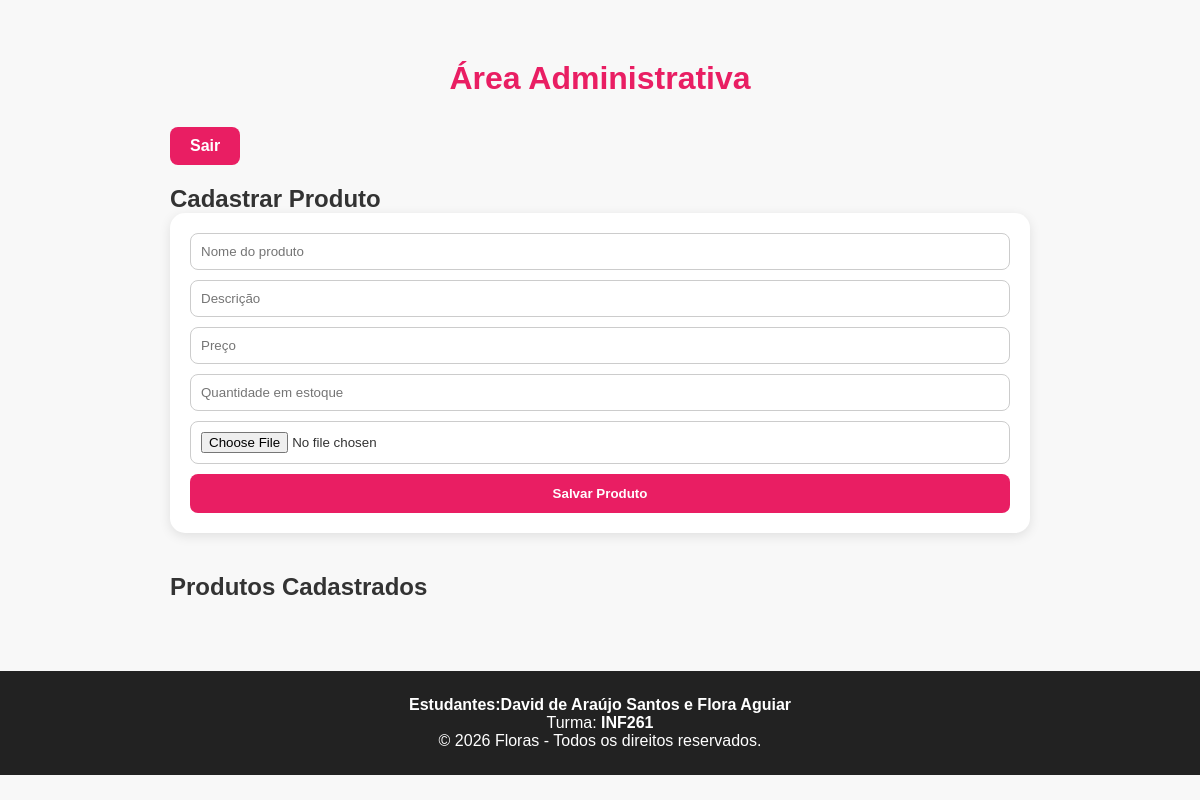
The app's page /admin.php (signed in), older data.
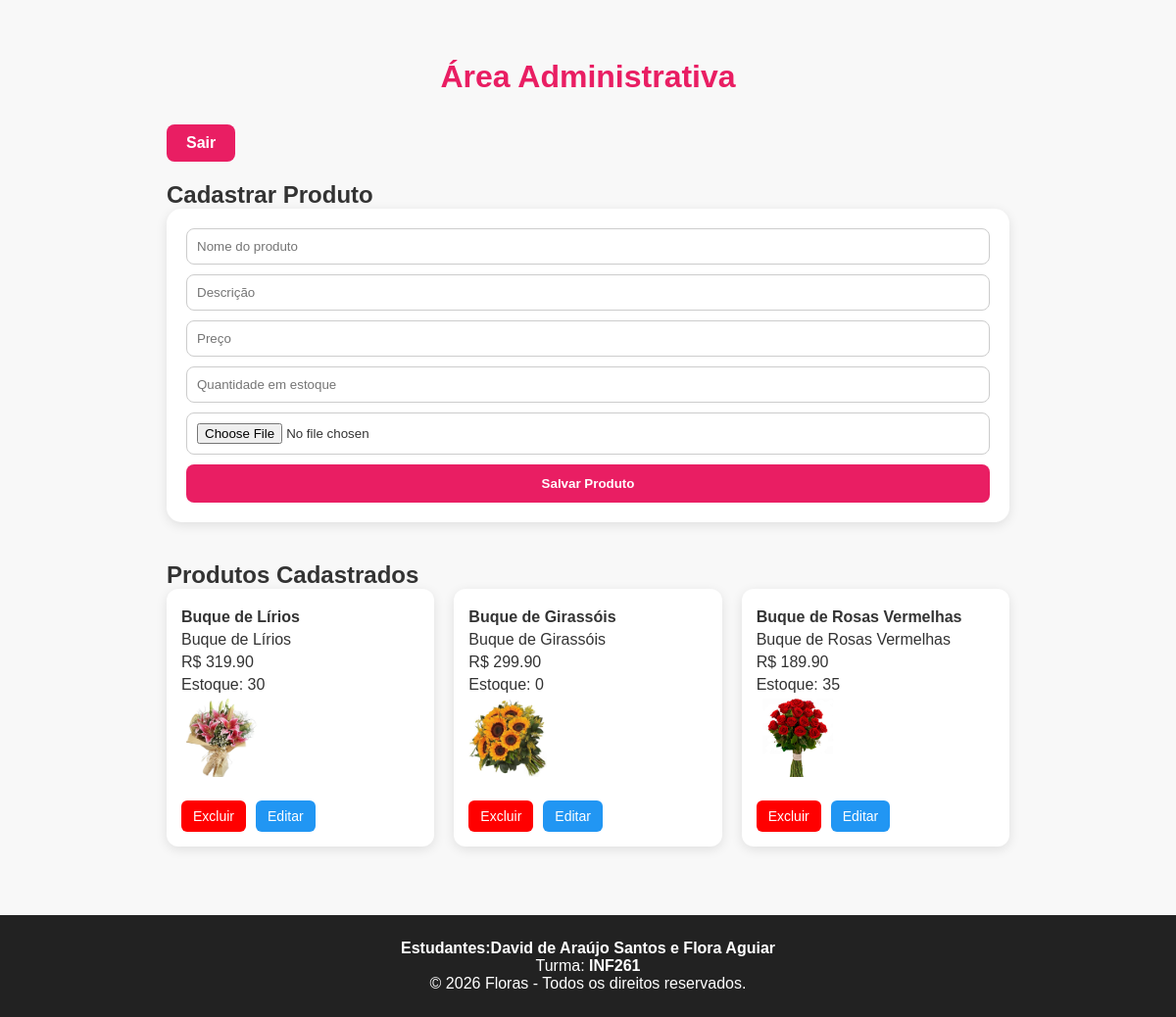
The same page, newer data.
### tables this page shows
CREATE TABLE `produtos` (
  `id` int(11) NOT NULL,
  `nome` varchar(100) DEFAULT NULL,
  `descricao` varchar(255) DEFAULT NULL,
  `preco` decimal(10,2) DEFAULT NULL,
  `imagem` varchar(255) DEFAULT NULL,
  `quantidade` int(11) NOT NULL DEFAULT 0
);

### admin.php (the view, shortened to what this page needs)
<?php
include("conexao.php");
$sql = "SELECT * FROM produtos";
$resultado = mysqli_query($conexao, $sql);
?>
<!DOCTYPE html>
<html lang="pt-BR">
<head>
    <link rel="stylesheet" href="css/style.css">
</head>
<body>
    <div class="admin-container">
        <h1 class="admin-title">Área Administrativa</h1>
        <a href="logout.php" class="btn-sair-admin">Sair</a>
        <h2>Cadastrar Produto</h2>
        <form class="admin-form" action="salvar_produto.php" method="POST" enctype="multipart/form-data">
            <input type="text" name="nome" placeholder="Nome do produto" required>
            <input type="text" name="descricao" placeholder="Descrição" required>
            <input type="number" step="0.01" name="preco" placeholder="Preço" required>
            <input type="number" name="quantidade" placeholder="Quantidade em estoque" min="0" required>
            <input type="file" name="imagem" accept="image/*" required>
            <button type="submit">Salvar Produto</button>
        </form>
        <h2>Produtos Cadastrados</h2>
        <div class="admin-lista">
            <?php while ($produto = mysqli_fetch_assoc($resultado)) { ?>
                <div class="admin-card">
                    <p><strong><?php echo $produto['nome']; ?></strong></p>
                    <p><?php echo $produto['descricao']; ?></p>
                    <p>R$ <?php echo $produto['preco']; ?></p>
                    <p>Estoque: <?php echo $produto['quantidade']; ?></p>
                    <img src="uploads/<?php echo $produto['imagem']; ?>" width="80">
                    <div class="admin-actions">
                        <a class="btn-excluir" href="excluir_produto.php?id=<?php echo $produto['id']; ?>">
                            Excluir
                        </a>
                        <a class="btn-editar" href="editar_produto.php?id=<?php echo $produto['id']; ?>">
                            Editar
                        </a>
                    </div>
                </div>
            <?php } ?>
        </div>
    </div>
    <footer>
        <p><b>Estudantes:David de Araújo Santos e Flora Aguiar</b></p>
        <p>Turma: <b> INF261</b></p>
        <p>&copy; 2026 Floras - Todos os direitos reservados.</p>
    </footer>
</body>
</html>

### css/style.css (style rules this page uses)
* { margin: 0; padding: 0; box-sizing: border-box; }
body { font-family: Arial, Helvetica, sans-serif; background-color: #f8f8f8; color: #333; }
a { text-decoration: none; }
html { scroll-behavior: smooth; }
footer { background-color: #222; color: white; text-align: center; padding: 25px; margin-top: 50px; }
.admin-container { max-width: 900px; margin: 40px auto; padding: 20px; }
.admin-title { text-align: center; color: #e91e63; margin-bottom: 30px; }
.admin-form { display: flex; flex-direction: column; gap: 10px; background: white; padding: 20px; border-radius: 15px; box-shadow: 0 3px 12px rgba(0, 0, 0, 0.1); margin-bottom: 40px; }
.admin-form input { padding: 10px; border: 1px solid #ccc; border-radius: 8px; }
.admin-form button { background: #e91e63; color: white; border: none; padding: 12px; border-radius: 8px; cursor: pointer; font-weight: bold; transition: 0.3s; }
.admin-lista { display: grid; grid-template-columns: repeat(auto-fit, minmax(250px, 1fr)); gap: 20px; }
.admin-card { background: white; padding: 15px; border-radius: 12px; box-shadow: 0 3px 12px rgba(0, 0, 0, 0.1); transition: 0.3s; }
.admin-card p { margin: 5px 0; }
.btn-excluir { display: inline-block; margin-top: 10px; padding: 8px 12px; background: red; color: white; border-radius: 6px; text-decoration: none; font-size: 14px; transition: 0.3s; }
.btn-editar { display: inline-block; margin-top: 10px; padding: 8px 12px; background: #2196f3; color: white; border-radius: 6px; text-decoration: none; font-size: 14px; transition: 0.3s; }
.admin-actions { display: flex; gap: 10px; margin-top: 10px; }
.btn-sair-admin { display: inline-block; margin-bottom: 20px; padding: 10px 20px; background: #e91e63; color: white; border-radius: 8px; font-weight: bold; transition: 0.3s; }

Row changes from the older to the newer data that the page shows:
added produtos: nome "Buque de Lírios", descricao "Buque de Lírios", preco "319.90", quantidade "30", imagem (picture)
added produtos: nome "Buque de Girassóis", descricao "Buque de Girassóis", preco "299.90", quantidade "0", imagem (picture)
added produtos: nome "Buque de Rosas Vermelhas", descricao "Buque de Rosas Vermelhas", preco "189.90", quantidade "35", imagem (picture)
